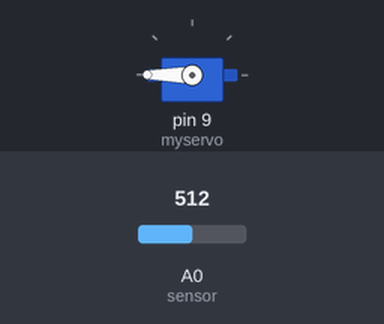
Simulated run of this sketch. Board: Arduino Uno, built with avr-gcc and run on an emulated ATmega328P. On the bench: servo. Inputs (shaded band) come from the test bench; at power-on: A0 (sensor) = 512.

Above: at 1.2 s.
1.3 s: A0 (sensor) set to 157
2.8 s: A0 (sensor) set to 138
At 4.0 s:
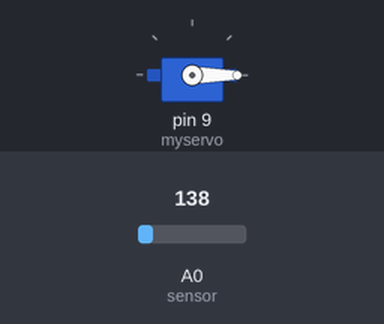
4.3 s: A0 (sensor) set to 160
At 4.9 s:
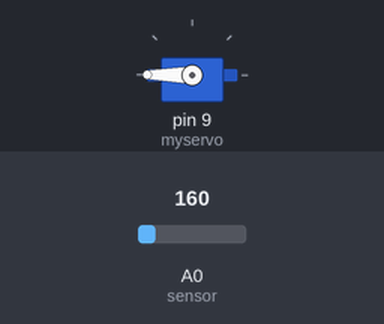
5.8 s: A0 (sensor) set to 140
At 6.2 s:
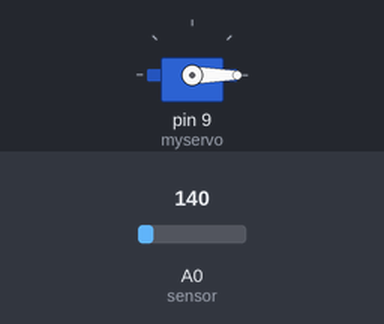
Timing chart, 0 to 8.3 s (numbered marks = the images above; inputs shaded):
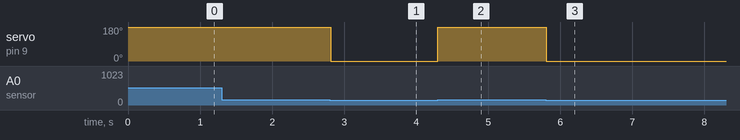

Measured:
- the behaviour switches between 150 and 149 on A0 (sensor) (found by bisection; images 0 and 1)
- after the input at 1.3 s, every drawn part: stays the same
- after the input at 2.8 s, servo on pin 9 (myservo): 180° → 0° at once
- after the input at 4.3 s, servo on pin 9 (myservo): 0° → 180° at once
- after the input at 5.8 s, servo on pin 9 (myservo): 180° → 0° at once

The sketch:

ET_myo_pageturner.ino
```cpp
const int sensor = A0;
#include <Servo.h>
Servo myservo;
//int servopin = 9;
int pos = 0;
float EMA_a = 0.3;    //initialization of EMA alpha
int EMA_S = 0;        //initialization of EMA S
int highpass = 0;

// the setup routine runs once when you press reset:
void setup() {
  // initialize serial communication at 9600 bits per second:
  //pinMode(servopin, OUTPUT);
  Serial.begin(9600);
  myservo.attach(9);
  EMA_S = analogRead(sensor);
}

// the loop routine runs over and over again forever:
void loop() {
  // read the input on analog pin 0:
  float voltage;
  boolean isFlexed;
  voltage = analogRead(sensor);
  EMA_S = (EMA_a*voltage) + ((1-EMA_a)*EMA_S);  //run the EMA
  highpass = voltage - EMA_S;
  //voltage = 180 * voltage / 1000;
  //myservo.write(voltage);
  //delay(15);
  if (voltage > 400) {
    isFlexed = true;
  }
  if (voltage < 150) {
    isFlexed = false;
  }
  if (isFlexed) {
    myservo.write(180);              // tell servo to go to position in variable 'pos'
    //delay(15);                       // waits 15ms for the servo to reach the position
  }
  else {
    myservo.write(0);              // tell servo to go to position in variable 'pos'
  }
  delay(15);                       // waits 15ms for the servo to reach the position
  //print out the value you read:
  //Serial.println(voltage);
  //delay(10);        // delay in between reads for stability
   // Run stats script every 5 secs.
}
```
